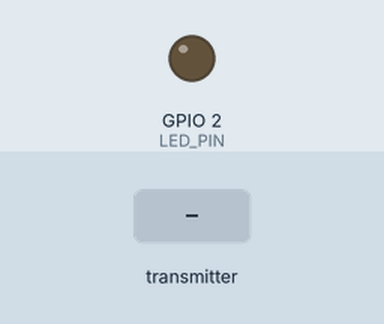
The sketch below on a simulated ESP32. Parts: output pins drawn as LEDs (lit = HIGH). The test bench sets the inputs (shaded band). What the sketch prints to the serial monitor is not drawn.

Above: at 1.2 s.
1.3 s: the transmitter starts sending ledState = 1
At 2.5 s:
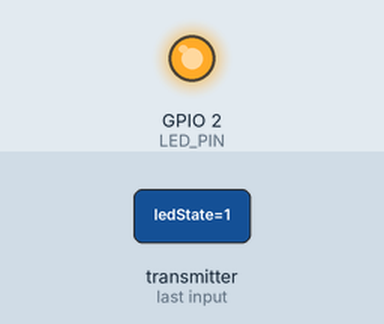
2.8 s: the transmitter starts sending ledState = 0
At 3.8 s:
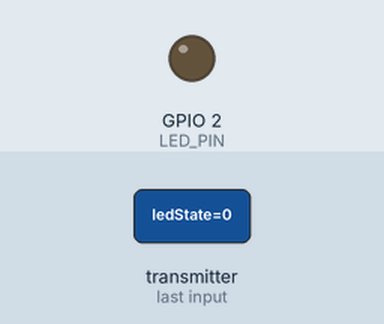
Timing chart, 0 to 5.8 s (numbered marks = the images above; inputs shaded):
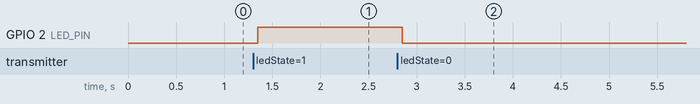

The sketch:

ESP32_receptor.ino
```cpp
#include <WiFi.h>
#include <esp_now.h>

#define LED_PIN 2

typedef struct struct_message {
  bool ledState;
} struct_message;

struct_message incomingData;

// función para recibir datos
void OnDataRecv(const esp_now_recv_info *info, const uint8_t *incomingDataBytes, int len) {

  memcpy(&incomingData, incomingDataBytes, sizeof(incomingData));  // pasamos los datos a nuestra variable


  if (incomingData.ledState) {
    digitalWrite(LED_PIN, HIGH);
  } else {
    digitalWrite(LED_PIN, LOW);
  }
}

void setup() {

  Serial.begin(115200);

  pinMode(LED_PIN, OUTPUT);

  WiFi.mode(WIFI_STA);

 // iniciamos la comunicación ESP-NOW
  if (esp_now_init() != ESP_OK) {
    Serial.println("Error iniciando ESP-NOW");
    return;
  }

  // recibir datos
  esp_now_register_recv_cb(OnDataRecv);

  Serial.println("Receptor listo");
}

void loop() {

}
```

Measured:
- after the input at 1.3 s, GPIO 2 (LED_PIN): LOW → HIGH after 0.05 s
- after the input at 2.8 s, GPIO 2 (LED_PIN): HIGH → LOW after 0.05 s
